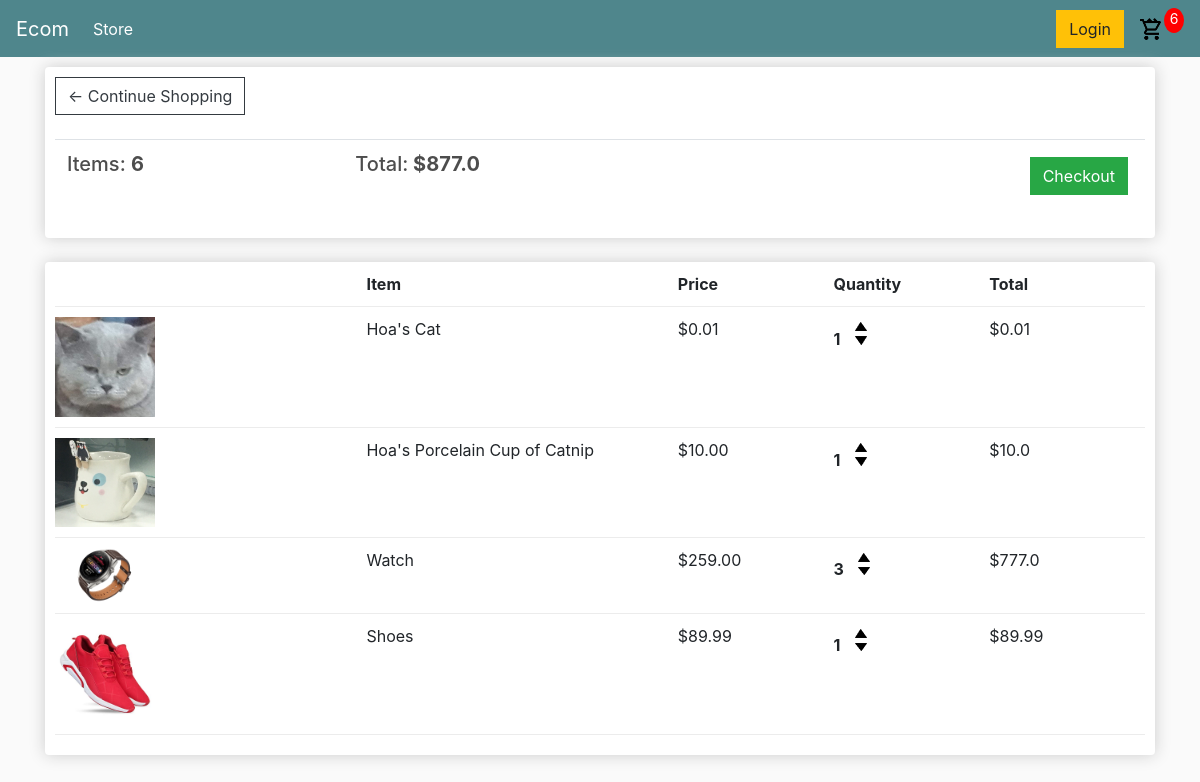
The app's page /cart/ (signed in) with its own data.
### store/models.py (models this page shows, shortened)
class Order(models.Model):
    customer = models.ForeignKey(Customer, on_delete=models.SET_NULL,  null=True, blank=True)
    date_ordered = models.DateTimeField(auto_now_add=True)
    complete = models.BooleanField(default=False)
    transaction_id = models.CharField(max_length=100, null=True)
    @property
    def get_cart_total(self):
        orderitems = self.orderitem_set.all()
        total = sum([item.get_total for item in orderitems])
        return total
    @property
    def get_cart_items(self):
        orderitems = self.orderitem_set.all()
        total = sum([item.quantity for item in orderitems])
        return total

class OrderItem(models.Model):
    product = models.ForeignKey(Product, on_delete=models.SET_NULL, null=True)
    order = models.ForeignKey(Order, on_delete=models.SET_NULL, null=True)
    quantity = models.IntegerField(default=0, null=True, blank=True)
    date_added = models.DateTimeField(auto_now_add=True)
    @property
    def get_total(self):
        total = self.product.price * self.quantity
        return total

class Product(models.Model):
    name = models.CharField(max_length=200, null=True)
    price = models.FloatField()
    digital = models.BooleanField(default=False, null=True, blank=False)
    image = models.ImageField(null=True, blank = True)
    @property
    def imageURL(self):
        try:
            url = self.image.url
        except:
            url = ''
        return url

### store/views.py (the view)
# urls.py: path('cart/', views.cart, name="cart"),
def cart(request):
    if request.user.is_authenticated:
        customer = request.user.customer
        order, created = Order.objects.get_or_create(
            customer=customer, complete=False)
        items = order.orderitem_set.all()
        cartItems = order.get_cart_items
    else:
        items = []
        order = {'get_cart_total': 0, 'get_cart_items': 0}
        cartItems = order['get_cart_items']
    context = {'items': items, 'order': order, 'cartItems': cartItems}
    return render(request, 'store/cart.html', context)

### store/templates/store/cart.html
{% extends 'store/main.html' %}
{% load static %}
{% block content %}
    <div class="row">
        <div class="col-lg-12">
            <div class="box-element">
                <a  class="btn btn-outline-dark" href="{% url 'store' %}">&#x2190; Continue Shopping</a>
				<br>
				<br>
				<table class="table">
					<tr>
						<th><h5>Items: <strong>{{order.get_cart_items}}</strong></h5></th>
						<th><h5>Total:<strong> ${{order.get_cart_total}}</strong></h5></th>
						<th>
							<a  style="float:right; margin:5px;" class="btn btn-success" href="{% url 'checkout' %}">Checkout</a>
						</th>
					</tr>
				</table>
            </div>
            <br>
            <div class="box-element">
                <div class="cart-row">
					<div style="flex:2"></div>
					<div style="flex:2"><strong>Item</strong></div>
					<div style="flex:1"><strong>Price</strong></div>
					<div style="flex:1"><strong>Quantity</strong></div>
					<div style="flex:1"><strong>Total</strong></div>
				</div>
				{% for item in items %}
				<div class="cart-row">
					<div style="flex:2"><img class="row-image" src="{{item.product.imageURL}}"></div>
					<div style="flex:2"><p>{{item.product.name}}</p></div>
					<div style="flex:1"><p>${{item.product.price|floatformat:2}}</p></div>
					<div style="flex:1">
						<p class="quantity">{{item.quantity}}</p>
						<div class="quantity">
							<img data-product={{item.product.id}} data-action="add" class="chg-quantity update-cart" src="{% static  'images/arrow-up.png' %}">
							<img data-product={{item.product.id}} data-action="remove" class="chg-quantity update-cart" src="{% static  'images/arrow-down.png' %}">
						</div>
					</div>
					<div style="flex:1"><p>${{item.get_total}}</p></div>
				</div>
				{% endfor %}
            </div>
        </div>
    </div>
{% endblock content %}

### static/css/main.css (style rules this page uses)
body { background-color: hsl(0, 0%, 98%); }
h1,h2,h3,h4,h5,h6 { color:hsl(0, 0%, 30%); }
.box-element { box-shadow:hsl(0, 0%, 80%) 0 0 16px; background-color: #fff; border-radius: 4px; padding: 10px; }
.col-lg-4, .col-lg-6, .col-lg-8, .col-lg-12 { margin-top: 10px; }
.btn { border-radius: 0; }
.row-image { width: 100px; }
.cart-row { display: flex; align-items: flex-stretch; padding-bottom: 10px; margin-bottom: 10px; border-bottom: 1px solid #ececec; }
.quantity { display: inline-block; font-weight: 700; padding-right:10px; }
.chg-quantity { width: 12px; cursor: pointer; display: block; margin-top: 5px; transition:.1s; }

### records on screen
Order: get_cart_items "6", get_cart_total "877.0"
OrderItem: product.imageURL (picture), product.name "Hoa's Cat", product.price "0.01", quantity "1", get_total "0.01"
OrderItem: product.imageURL (picture), product.name "Hoa's Porcelain Cup of Catnip", product.price "10.00", quantity "1", get_total "10.0"
OrderItem: product.imageURL (picture), product.name "Watch", product.price "259.00", quantity "3", get_total "777.0"
OrderItem: product.imageURL (picture), product.name "Shoes", product.price "89.99", quantity "1", get_total "89.99"

### other values on screen
{{ cartItems }} "6"
